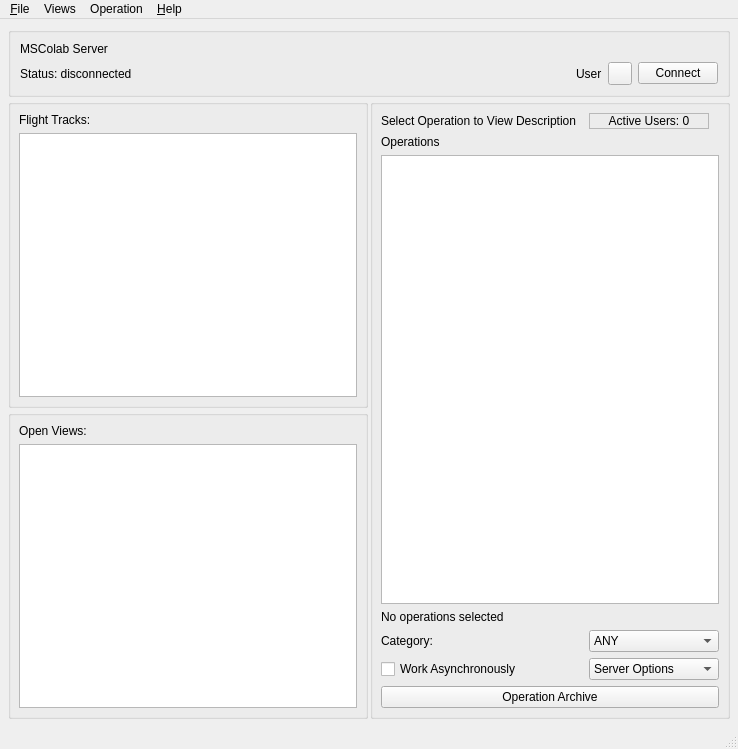
<?xml version="1.0" encoding="UTF-8"?>
<ui version="4.0">
 <class>MSUIMainWindow</class>
 <widget class="QMainWindow" name="MSUIMainWindow">
  <property name="geometry">
   <rect>
    <x>0</x>
    <y>0</y>
    <width>738</width>
    <height>749</height>
   </rect>
  </property>
  <property name="minimumSize">
   <size>
    <width>507</width>
    <height>736</height>
   </size>
  </property>
  <property name="windowTitle">
   <string>Mission Support System</string>
  </property>
  <widget class="QWidget" name="centralwidget">
   <layout class="QGridLayout" name="gridLayout" rowstretch="0" columnstretch="1,0">
    <property name="leftMargin">
     <number>8</number>
    </property>
    <property name="topMargin">
     <number>8</number>
    </property>
    <property name="rightMargin">
     <number>8</number>
    </property>
    <property name="bottomMargin">
     <number>8</number>
    </property>
    <property name="spacing">
     <number>2</number>
    </property>
    <item row="0" column="0" colspan="2">
     <layout class="QVBoxLayout" name="verticalLayout_2">
      <property name="sizeConstraint">
       <enum>QLayout::SetMaximumSize</enum>
      </property>
      <item>
       <widget class="QGroupBox" name="MSColabConnectGb">
        <property name="sizePolicy">
         <sizepolicy hsizetype="Preferred" vsizetype="Preferred">
          <horstretch>0</horstretch>
          <verstretch>0</verstretch>
         </sizepolicy>
        </property>
        <property name="minimumSize">
         <size>
          <width>0</width>
          <height>0</height>
         </size>
        </property>
        <property name="title">
         <string/>
        </property>
        <layout class="QVBoxLayout" name="verticalLayout_3">
         <item>
          <widget class="QLabel" name="mscolabServerLabel">
           <property name="text">
            <string>MSColab Server</string>
           </property>
          </widget>
         </item>
         <item>
          <layout class="QHBoxLayout" name="userOptionsHL" stretch="1,0,0,0">
           <property name="leftMargin">
            <number>0</number>
           </property>
           <property name="rightMargin">
            <number>0</number>
           </property>
           <item>
            <widget class="QLabel" name="mscStatusLabel">
             <property name="text">
              <string>Status: disconnected</string>
             </property>
             <property name="wordWrap">
              <bool>true</bool>
             </property>
            </widget>
           </item>
           <item alignment="Qt::AlignRight">
            <widget class="QLabel" name="usernameLabel">
             <property name="text">
              <string>User</string>
             </property>
            </widget>
           </item>
           <item alignment="Qt::AlignRight">
            <widget class="QToolButton" name="userOptionsTb">
             <property name="toolTip">
              <string>Profile options</string>
             </property>
             <property name="styleSheet">
              <string notr="true">::menu-indicator { image: none; }</string>
             </property>
             <property name="text">
              <string/>
             </property>
            </widget>
           </item>
           <item>
            <widget class="QPushButton" name="connectBtn">
             <property name="toolTip">
              <string>Connect to an MSColab Server</string>
             </property>
             <property name="text">
              <string>Connect</string>
             </property>
             <property name="autoDefault">
              <bool>true</bool>
             </property>
            </widget>
           </item>
          </layout>
         </item>
        </layout>
       </widget>
      </item>
      <item>
       <layout class="QHBoxLayout" name="horizontalLayout">
        <item>
         <layout class="QVBoxLayout" name="verticalLayout_5">
          <item>
           <widget class="QGroupBox" name="openFlightTracksGb">
            <property name="sizePolicy">
             <sizepolicy hsizetype="Expanding" vsizetype="Preferred">
              <horstretch>0</horstretch>
              <verstretch>0</verstretch>
             </sizepolicy>
            </property>
            <property name="title">
             <string/>
            </property>
            <layout class="QVBoxLayout" name="verticalLayout">
             <property name="leftMargin">
              <number>8</number>
             </property>
             <property name="topMargin">
              <number>8</number>
             </property>
             <property name="rightMargin">
              <number>8</number>
             </property>
             <property name="bottomMargin">
              <number>8</number>
             </property>
             <item>
              <widget class="QLabel" name="openFlightTracksLabel">
               <property name="text">
                <string>Flight Tracks:</string>
               </property>
              </widget>
             </item>
             <item>
              <widget class="QListWidget" name="listFlightTracks">
               <property name="toolTip">
                <string>List of open flight tracks.
Double-click a flight track to activate it.
Save a flight track to name it.</string>
               </property>
               <property name="frameShadow">
                <enum>QFrame::Plain</enum>
               </property>
               <property name="sortingEnabled">
                <bool>false</bool>
               </property>
              </widget>
             </item>
            </layout>
           </widget>
          </item>
          <item>
           <widget class="QGroupBox" name="openViewsGb">
            <property name="sizePolicy">
             <sizepolicy hsizetype="Expanding" vsizetype="Preferred">
              <horstretch>0</horstretch>
              <verstretch>0</verstretch>
             </sizepolicy>
            </property>
            <layout class="QVBoxLayout" name="openViewsVL">
             <property name="leftMargin">
              <number>8</number>
             </property>
             <property name="topMargin">
              <number>8</number>
             </property>
             <property name="rightMargin">
              <number>8</number>
             </property>
             <property name="bottomMargin">
              <number>8</number>
             </property>
             <item>
              <widget class="QLabel" name="openViewsLabel">
               <property name="text">
                <string>Open Views:</string>
               </property>
              </widget>
             </item>
             <item>
              <widget class="QListWidget" name="listViews">
               <property name="toolTip">
                <string>Double-click a view to bring it to the front.</string>
               </property>
              </widget>
             </item>
            </layout>
           </widget>
          </item>
         </layout>
        </item>
        <item>
         <widget class="QGroupBox" name="openOperationsGb">
          <property name="sizePolicy">
           <sizepolicy hsizetype="Expanding" vsizetype="Preferred">
            <horstretch>0</horstretch>
            <verstretch>0</verstretch>
           </sizepolicy>
          </property>
          <property name="title">
           <string/>
          </property>
          <layout class="QGridLayout" name="gridLayout_3">
           <property name="leftMargin">
            <number>8</number>
           </property>
           <property name="topMargin">
            <number>8</number>
           </property>
           <property name="rightMargin">
            <number>8</number>
           </property>
           <property name="bottomMargin">
            <number>8</number>
           </property>
           <item row="11" column="0" colspan="2">
            <widget class="QPushButton" name="pbOpenOperationArchive">
             <property name="sizePolicy">
              <sizepolicy hsizetype="Expanding" vsizetype="Fixed">
               <horstretch>0</horstretch>
               <verstretch>0</verstretch>
              </sizepolicy>
             </property>
             <property name="text">
              <string>Operation Archive</string>
             </property>
            </widget>
           </item>
           <item row="6" column="0" colspan="2">
            <widget class="QLabel" name="workingStatusLabel">
             <property name="text">
              <string>No operations selected</string>
             </property>
             <property name="wordWrap">
              <bool>true</bool>
             </property>
            </widget>
           </item>
           <item row="9" column="0">
            <widget class="QLabel" name="categoryLabel">
             <property name="text">
              <string>Category:</string>
             </property>
            </widget>
           </item>
           <item row="10" column="0">
            <widget class="QCheckBox" name="workLocallyCheckbox">
             <property name="toolTip">
              <string>Check to work asynchronously from the server</string>
             </property>
             <property name="text">
              <string>Work Asynchronously</string>
             </property>
            </widget>
           </item>
           <item row="4" column="0" colspan="2">
            <widget class="QListWidget" name="listOperationsMSC">
             <property name="toolTip">
              <string>List of mscolab operations.
Double click a operation to activate and view its description.</string>
             </property>
            </widget>
           </item>
           <item row="1" column="0" alignment="Qt::AlignLeft">
            <widget class="QLabel" name="activeOperationDesc">
             <property name="maximumSize">
              <size>
               <width>300</width>
               <height>16777215</height>
              </size>
             </property>
             <property name="lineWidth">
              <number>1</number>
             </property>
             <property name="text">
              <string>Select Operation to View Description</string>
             </property>
             <property name="margin">
              <number>1</number>
             </property>
            </widget>
           </item>
           <item row="2" column="0">
            <widget class="QLabel" name="activeOperationsLabel">
             <property name="text">
              <string>Operations</string>
             </property>
            </widget>
           </item>
           <item row="9" column="1">
            <widget class="QComboBox" name="filterCategoryCb">
             <property name="whatsThis">
              <string>filter by operation category</string>
             </property>
             <property name="autoFillBackground">
              <bool>false</bool>
             </property>
             <property name="editable">
              <bool>false</bool>
             </property>
             <property name="currentText">
              <string>ANY</string>
             </property>
             <property name="currentIndex">
              <number>0</number>
             </property>
             <item>
              <property name="text">
               <string>ANY</string>
              </property>
             </item>
            </widget>
           </item>
           <item row="10" column="1">
            <widget class="QComboBox" name="serverOptionsCb">
             <property name="toolTip">
              <string>Fetch/Save Server options</string>
             </property>
             <item>
              <property name="text">
               <string>Server Options</string>
              </property>
             </item>
             <item>
              <property name="text">
               <string>Fetch From Server</string>
              </property>
             </item>
             <item>
              <property name="text">
               <string>Save To Server</string>
              </property>
             </item>
            </widget>
           </item>
           <item row="1" column="1">
            <widget class="QLabel" name="userCountLabel">
             <property name="sizePolicy">
              <sizepolicy hsizetype="Fixed" vsizetype="Preferred">
               <horstretch>0</horstretch>
               <verstretch>0</verstretch>
              </sizepolicy>
             </property>
             <property name="minimumSize">
              <size>
               <width>120</width>
               <height>0</height>
              </size>
             </property>
             <property name="maximumSize">
              <size>
               <width>120</width>
               <height>16777215</height>
              </size>
             </property>
             <property name="layoutDirection">
              <enum>Qt::LeftToRight</enum>
             </property>
             <property name="autoFillBackground">
              <bool>false</bool>
             </property>
             <property name="frameShape">
              <enum>QFrame::StyledPanel</enum>
             </property>
             <property name="frameShadow">
              <enum>QFrame::Plain</enum>
             </property>
             <property name="text">
              <string>Active Users: 0</string>
             </property>
             <property name="scaledContents">
              <bool>false</bool>
             </property>
             <property name="alignment">
              <set>Qt::AlignCenter</set>
             </property>
             <property name="margin">
              <number>1</number>
             </property>
            </widget>
           </item>
          </layout>
         </widget>
        </item>
       </layout>
      </item>
     </layout>
    </item>
   </layout>
  </widget>
  <widget class="QMenuBar" name="menubar">
   <property name="geometry">
    <rect>
     <x>0</x>
     <y>0</y>
     <width>738</width>
     <height>22</height>
    </rect>
   </property>
   <property name="nativeMenuBar">
    <bool>false</bool>
   </property>
   <widget class="QMenu" name="menuFile">
    <property name="title">
     <string>&amp;File</string>
    </property>
    <widget class="QMenu" name="menuImportFlightTrack">
     <property name="title">
      <string>Import Flight Track</string>
     </property>
    </widget>
    <widget class="QMenu" name="menuExportActiveFlightTrack">
     <property name="title">
      <string>Export Flight Track</string>
     </property>
    </widget>
    <widget class="QMenu" name="menuNew">
     <property name="title">
      <string>New</string>
     </property>
     <addaction name="actionNewFlightTrack"/>
     <addaction name="actionAddOperation"/>
    </widget>
    <addaction name="menuNew"/>
    <addaction name="menuImportFlightTrack"/>
    <addaction name="separator"/>
    <addaction name="actionSaveActiveFlightTrack"/>
    <addaction name="actionSaveActiveFlightTrackAs"/>
    <addaction name="separator"/>
    <addaction name="actionCloseSelectedFlightTrack"/>
    <addaction name="separator"/>
    <addaction name="menuExportActiveFlightTrack"/>
    <addaction name="separator"/>
    <addaction name="actionConfiguration"/>
    <addaction name="separator"/>
    <addaction name="actionQuit"/>
   </widget>
   <widget class="QMenu" name="menuHelp">
    <property name="title">
     <string>&amp;Help</string>
    </property>
    <addaction name="actionShortcuts"/>
    <addaction name="actionMSColabHelp"/>
    <addaction name="actionOnlineHelp"/>
    <addaction name="actionAboutMSUI"/>
    <addaction name="actionSearch"/>
   </widget>
   <widget class="QMenu" name="menuViews">
    <property name="title">
     <string>Views</string>
    </property>
    <addaction name="actionTopView"/>
    <addaction name="actionSideView"/>
    <addaction name="actionTableView"/>
    <addaction name="actionLinearView"/>
   </widget>
   <widget class="QMenu" name="menuOperation">
    <property name="title">
     <string>Operation</string>
    </property>
    <widget class="QMenu" name="menuProperties">
     <property name="title">
      <string>Maintenance</string>
     </property>
     <addaction name="actionChangeCategory"/>
     <addaction name="actionChangeDescription"/>
     <addaction name="actionManageUsers"/>
     <addaction name="actionRenameOperation"/>
     <addaction name="actionDeleteOperation"/>
     <addaction name="actionArchiveOperation"/>
    </widget>
    <addaction name="actionChat"/>
    <addaction name="actionVersionHistory"/>
    <addaction name="actionViewDescription"/>
    <addaction name="separator"/>
    <addaction name="actionLeaveOperation"/>
    <addaction name="menuProperties"/>
   </widget>
   <addaction name="menuFile"/>
   <addaction name="menuViews"/>
   <addaction name="menuOperation"/>
   <addaction name="menuHelp"/>
  </widget>
  <widget class="QStatusBar" name="statusBar"/>
  <action name="actionSaveActiveFlightTrack">
   <property name="text">
    <string>&amp;Save Active Flight Track</string>
   </property>
   <property name="shortcut">
    <string>Ctrl+S</string>
   </property>
  </action>
  <action name="actionSaveActiveFlightTrackAs">
   <property name="text">
    <string>Save Active Flight Track As</string>
   </property>
   <property name="shortcut">
    <string>Ctrl+Shift+S</string>
   </property>
  </action>
  <action name="actionAboutMSUI">
   <property name="text">
    <string>&amp;About MSUI</string>
   </property>
  </action>
  <action name="actionOnlineHelp">
   <property name="text">
    <string>&amp;Online Help</string>
   </property>
  </action>
  <action name="actionQuit">
   <property name="text">
    <string>&amp;Quit</string>
   </property>
   <property name="shortcut">
    <string>Ctrl+Q</string>
   </property>
  </action>
  <action name="actionShortcuts">
   <property name="text">
    <string>&amp;Shortcuts</string>
   </property>
   <property name="toolTip">
    <string>Open the shortcuts dialog</string>
   </property>
   <property name="shortcut">
    <string>Alt+S</string>
   </property>
  </action>
  <action name="actionCloseSelectedFlightTrack">
   <property name="text">
    <string>&amp;Close Selected Local Flight Track</string>
   </property>
  </action>
  <action name="actionUpdater">
   <property name="text">
    <string>&amp;Updater</string>
   </property>
  </action>
  <action name="actionConfiguration">
   <property name="text">
    <string>&amp;Configuration</string>
   </property>
  </action>
  <action name="actionTopView">
   <property name="text">
    <string>&amp;Top View (Horizontal Section)</string>
   </property>
   <property name="shortcut">
    <string>Ctrl+H</string>
   </property>
  </action>
  <action name="actionSideView">
   <property name="text">
    <string>&amp;Side View (Vertical Section)</string>
   </property>
   <property name="shortcut">
    <string>Ctrl+V</string>
   </property>
  </action>
  <action name="actionTableView">
   <property name="text">
    <string>&amp;Table View</string>
   </property>
   <property name="shortcut">
    <string>Ctrl+T</string>
   </property>
  </action>
  <action name="actionLinearView">
   <property name="text">
    <string>&amp;Linear View</string>
   </property>
   <property name="shortcut">
    <string>Ctrl+L</string>
   </property>
  </action>
  <action name="actionChat">
   <property name="text">
    <string>&amp;Chat</string>
   </property>
  </action>
  <action name="actionVersionHistory">
   <property name="text">
    <string>&amp;Version History</string>
   </property>
  </action>
  <action name="actionManageUsers">
   <property name="text">
    <string>&amp;Manage Users</string>
   </property>
  </action>
  <action name="actionMSColabHelp">
   <property name="text">
    <string>&amp;MSColab</string>
   </property>
  </action>
  <action name="actionDeleteOperation">
   <property name="text">
    <string>&amp;Delete Operation</string>
   </property>
  </action>
  <action name="actionBringMainWindowToFront">
   <property name="text">
    <string>Bring Main Window To Front</string>
   </property>
   <property name="shortcut">
    <string>Ctrl+Up</string>
   </property>
  </action>
  <action name="actionNewFlightTrack">
   <property name="text">
    <string>&amp;Local Flight Track</string>
   </property>
  </action>
  <action name="actionAddOperation">
   <property name="text">
    <string>&amp;MSColab Operation</string>
   </property>
  </action>
  <action name="actionSearch">
   <property name="text">
    <string>Search</string>
   </property>
   <property name="toolTip">
    <string>Search for interactive text in the UI</string>
   </property>
   <property name="shortcut">
    <string>Ctrl+F</string>
   </property>
  </action>
  <action name="actionViewDescription">
   <property name="text">
    <string>View Description</string>
   </property>
  </action>
  <action name="actionChangeDescription">
   <property name="text">
    <string>Change Description</string>
   </property>
  </action>
  <action name="actionRenameOperation">
   <property name="text">
    <string>Rename Operation</string>
   </property>
  </action>
  <action name="actionLeaveOperation">
   <property name="text">
    <string>&amp;Leave Operation</string>
   </property>
  </action>
  <action name="actionArchiveOperation">
   <property name="text">
    <string>Archive Operation</string>
   </property>
  </action>
  <action name="actionChangeCategory">
   <property name="text">
    <string>Change Category</string>
   </property>
  </action>
 </widget>
 <tabstops>
  <tabstop>connectBtn</tabstop>
  <tabstop>userOptionsTb</tabstop>
  <tabstop>listFlightTracks</tabstop>
  <tabstop>listViews</tabstop>
  <tabstop>listOperationsMSC</tabstop>
  <tabstop>workLocallyCheckbox</tabstop>
  <tabstop>serverOptionsCb</tabstop>
 </tabstops>
 <resources/>
 <connections>
  <connection>
   <sender>actionQuit</sender>
   <signal>triggered()</signal>
   <receiver>MSUIMainWindow</receiver>
   <slot>close()</slot>
   <hints>
    <hint type="sourcelabel">
     <x>-1</x>
     <y>-1</y>
    </hint>
    <hint type="destinationlabel">
     <x>253</x>
     <y>367</y>
    </hint>
   </hints>
  </connection>
 </connections>
</ui>
